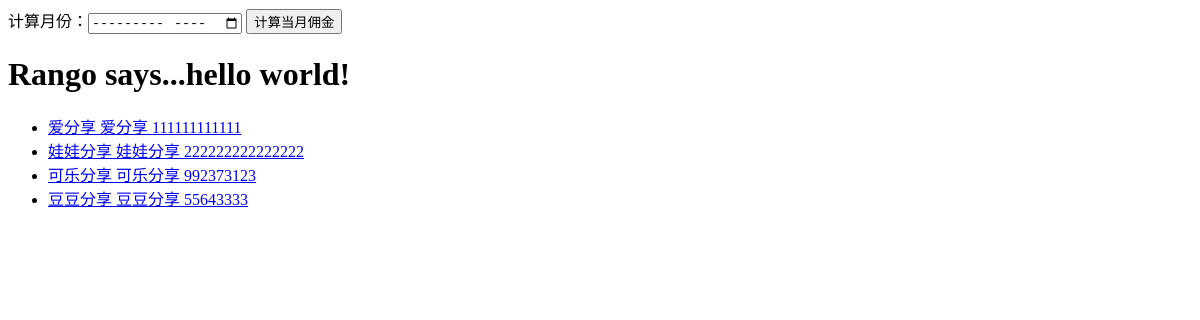
The page /payslip/ on the database as committed earlier.
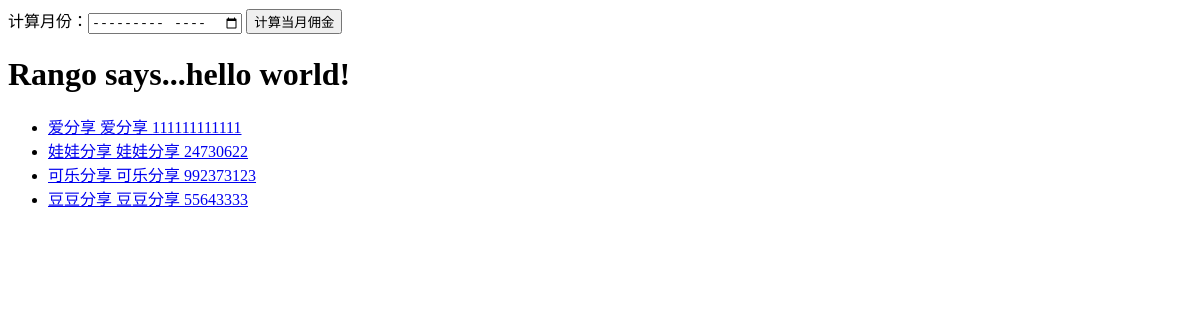
The same page on the database as committed later.
### disk/models.py (models this page shows, shortened)
class AliConfig(models.Model):
    class meta:
        verbose_name = "代理配置"
        verbose_name_plural = "代理配置"
    AgentId = models.OneToOneField('Agent', related_name='AId', default=None, blank=True, null=True)
    AgentName = models.CharField(max_length = 20, verbose_name='代理名称', default=None, blank=True, null=True)
    AgentUpId = models.ForeignKey('Agent', related_name='AUpId', default=None, blank=True, null=True)
    AgentUpName = models.CharField(max_length = 20, verbose_name='上线名称', blank=True)
    AgentPerc = models.DecimalField(max_digits=3, decimal_places=2, verbose_name='自获佣金比例')
    Agent2rdPerc = models.DecimalField(max_digits=3, decimal_places=2, verbose_name='提取二级佣金比例')
    Agent3rdPerc = models.DecimalField(max_digits=3, decimal_places=2, verbose_name='提取三级佣金比例')
    ZhaohuoPid = models.CharField(max_length = 20, verbose_name='找货广告位', default='', blank=True)
    ZhaohuoName = models.CharField(max_length = 20, verbose_name='找货名称', default='', blank=True)
    ZhaohuoPerc = models.DecimalField(max_digits=3, decimal_places=2, verbose_name='找货佣金比例', blank=True, null=True)
    ZhaohuoBot = models.CharField(max_length = 20, verbose_name='找货机器人', default='', blank=True)
    GroupId = models.CharField(max_length = 20, verbose_name='团队合伙人', default='', blank=True)
    TopLevel = models.BooleanField(verbose_name='顶级账号', default='', blank=True)
    Active = models.BooleanField(verbose_name='激活状态', default='')
    ValidBegin = models.DateField(verbose_name='有效期开始时间', blank=True, null=True)
    ValidEnd = models.DateField(verbose_name='有效期结束时间', blank=True, null=True)
    Slug = models.SlugField(blank=True, null=True)

class Agent(models.Model):
    class meta:
        verbose_name = "代理"
        verbose_name_plural = "代理"
    AgentId = models.CharField(max_length = 20, verbose_name=u'代理广告位', unique=True)
    AgentName = models.CharField(max_length = 20, verbose_name=u'代理名称', default='')
    def __str__(self):
        return self.AgentName

### mysite2/search2.py (the view)
# urls.py: url(r'^payslip/$', search2.AgentPay),
def AgentPay(request):
    agent_list = AliConfig.objects.all()
    return render(request, "payslip.html", {'queryset': agent_list})

### templates/payslip.html (shortened to what this page needs)
<!DOCTYPE html>
<html>
<head>
</head>
<body>
    <form action="/payslip/" method="post">
     		计算月份：<input type="month" name="calculate">
  			<input type="submit" value="计算当月佣金">
    </form>
<h1>Rango says...hello world!</h1>
        {% if queryset %}
            <ul>
                {% for AliConfig in queryset %}
                <li>
                	<a href="/payslip/{{ AliConfig.Slug }}">
                	{{ AliConfig.AgentId }}
                	{{ AliConfig.AgentId.AgentName }}
                	{{ AliConfig.AgentId.AgentId }}
                	</a>
                </li>
                {% endfor %}
            </ul>
        {% else %}
            <strong>There are no Agent present.</strong>
        {% endif %}
</body>
</html>

Rows that differ between the two databases and show on the page:
changed AliConfig "娃娃分享": AgentId.AgentId "222222222222222" → "24730622"
